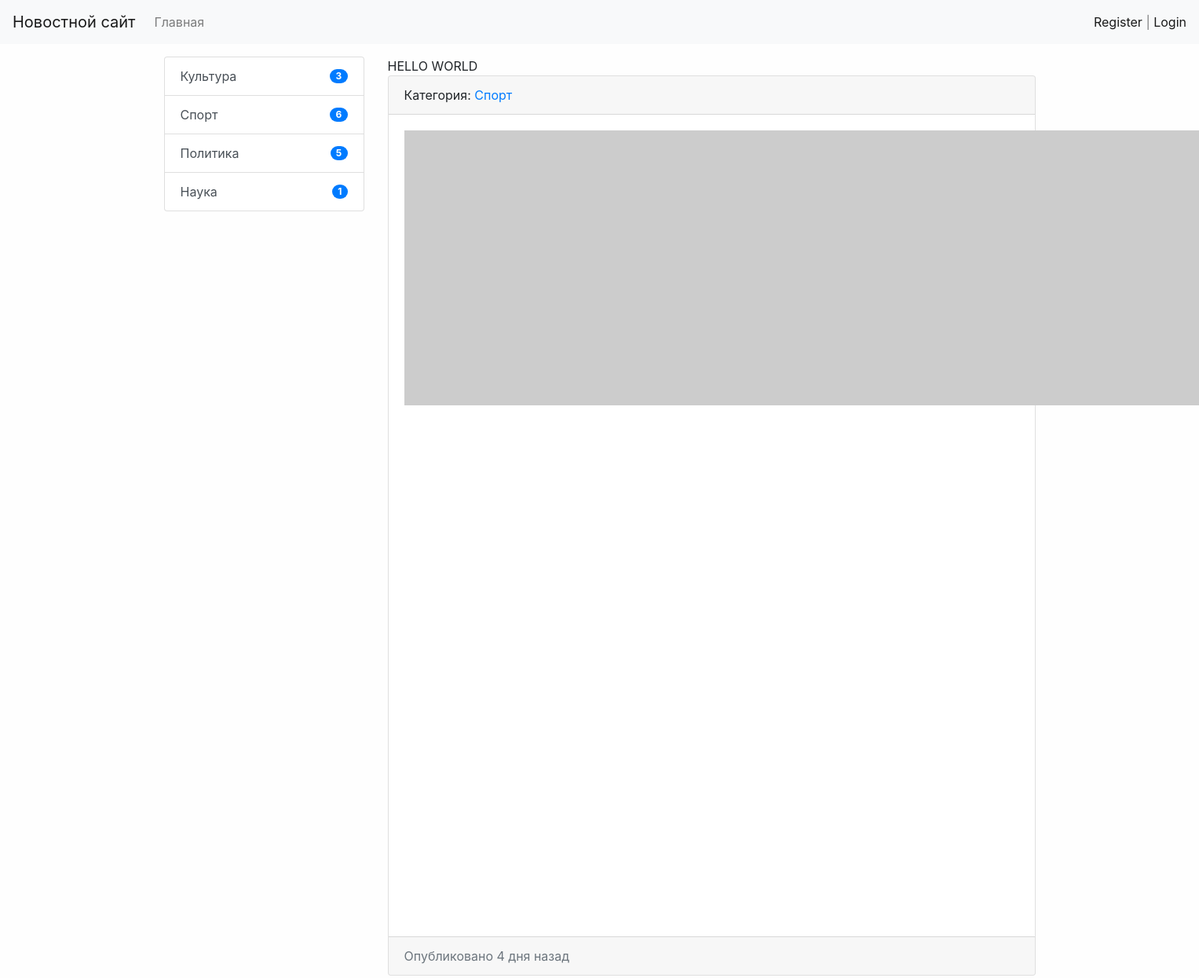
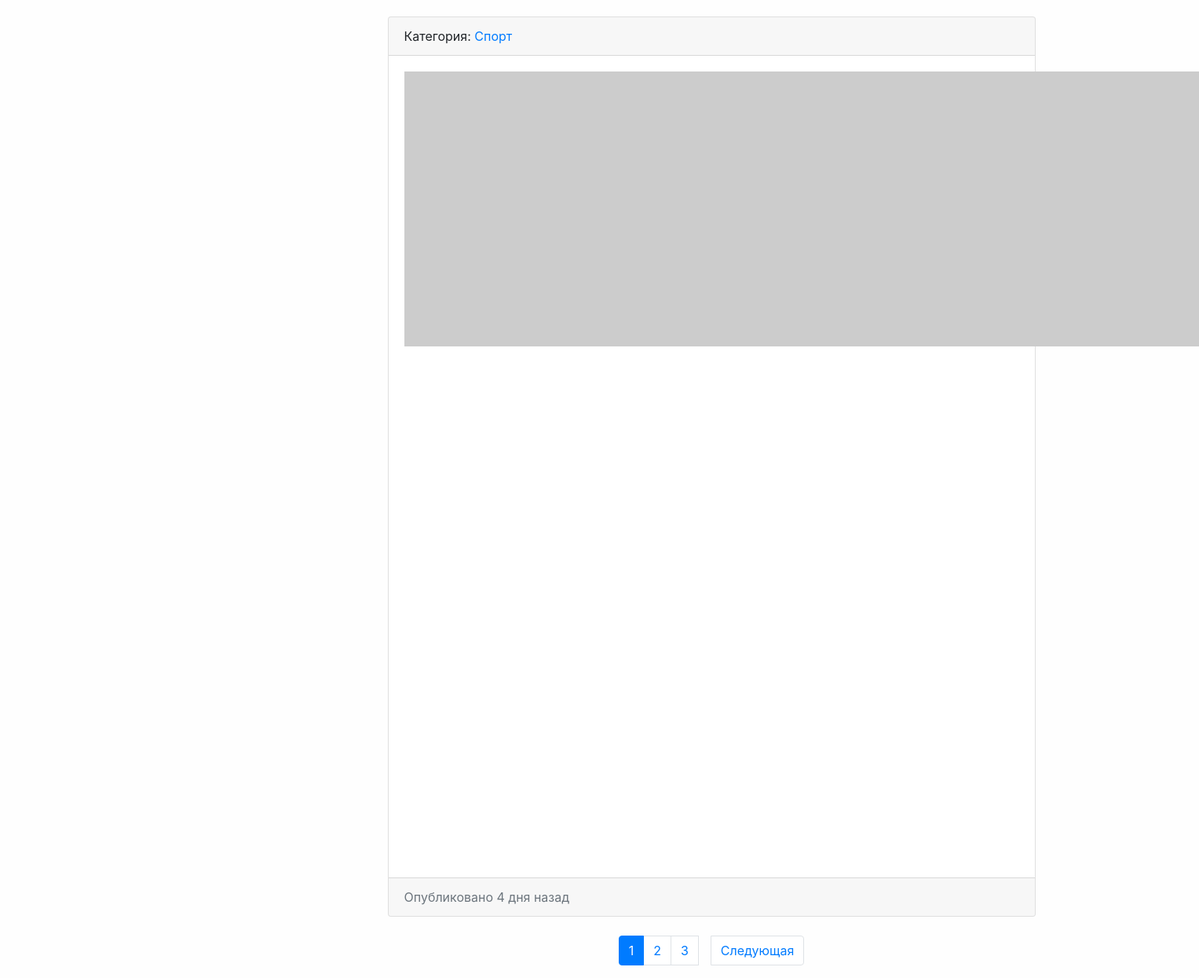
The page / on the database its author committed (2 pictures, top to bottom).
### news/models.py (models this page shows, shortened)
class Category(models.Model):
    title = models.CharField(max_length=150, db_index=True, verbose_name="Наименование категории")
    def get_absolute_url(self):
        return reverse('category', kwargs={"category_id": self.pk})
    class Meta:
        verbose_name = "Категория"
        verbose_name_plural = "Категории"
        ordering = ["title"]
    def __str__(self):
        return self.title

class News(models.Model):
    title = models.CharField(max_length=150, verbose_name="Наименование")
    content = models.TextField(blank=True, verbose_name="Контент")
    created_at = models.DateTimeField(auto_now_add=True, verbose_name="Дата публикации")
    updated_at = models.DateTimeField(auto_now=True, verbose_name="Обновлено")
    photo = models.ImageField(
        upload_to="photos/%Y/%m/%d/", verbose_name="Фото", blank=True
    )
    is_published = models.BooleanField(default=True, verbose_name="Опубликовано")
    category = models.ForeignKey("Category", on_delete=models.PROTECT, verbose_name="Категория")
    views = models.IntegerField(default=0)
    def get_absolute_url(self):
        return reverse('view_news', kwargs={'pk': self.pk})
    class Meta:
        verbose_name = "Новость"
        verbose_name_plural = "Новости"
        ordering = ["-created_at"]

### news/views.py (the view)
# urls.py: path("", HomeNews.as_view(), name="home"),
class HomeNews(MyMixin, ListView):
    model = News
    template_name = 'news/home_news_list.html'
    context_object_name = 'news'
    extra_context = {
        'title': 'Главная',
    }
    mixin_prop = 'hello world'
    paginate_by = 2
    def get_context_data(self, *, object_list=None, **kwargs):
        context = super().get_context_data(**kwargs)
        context['title'] = self.get_upper('Главная страница')
        context['mixin_prop'] = self.get_prop()
        return context
    def get_queryset(self):
        return News.objects.filter(is_published=True).select_related('category')

### news/templatetags/news_tags.py (called while the page is built)
@register.inclusion_tag('news/list_categories.html')
def show_categories(arg1='Hello', arg2='world'):
    categories = Category.objects.annotate(cnt=Count('news', filter=F('news__is_published'))).filter(cnt__gt=0)
    return {"categories": categories, "arg1": arg1, "arg2": arg2}

### news/utils.py (called while the page is built)
    def get_prop(self):
        return self.mixin_prop.upper()

    def get_upper(self, s):
        if isinstance(s, str):
            return s.upper()
        else:
            return s.title.upper()

### news/templates/news/home_news_list.html (shortened to what this page needs)
{% extends "base.html" %}
{% block sidebar %}
    {% include "inc/_sidebar.html" %}
{% endblock %}
{% block content %}
        {{ mixin_prop }}
        {% for item in news %}
            <div class="card mb-4">
                <div class="card-header">
                    Категория: <a href="{{ item.category.get_absolute_url }}">{{ item.category }}</a>
                </div>
                <div class="card-body">
                    <div class="media">
                        {% if item.photo %}
                            <img src="{{ item.photo.url }}" alt="news photo" width="350px" class="mr-3">
                        {% else %}
                            <img src="https://picsum.photos/id/1060/350/233/?blur=2" alt="news photo" class="mr-3">
                        {% endif %}
                    </div>
                </div>
                <div class="card-footer text-muted">
                    <span>Опубликовано {{ item.created_at|timesince }} назад</span>
                </div>
            </div>
        {% endfor %}
{% endblock %}

### templates/base.html (shortened to what this page needs)
{% load static %}
<!doctype html>
<html lang="en">
<head>
    <link rel="stylesheet" href="{% static 'bootstrap/css/bootstrap.min.css' %}">
    <link rel="stylesheet" href="{% static 'css/style.css' %}">
</head>
<body>
{% include "inc/_nav.html" %}
<div class="container mt-3">
    <div class="row">
        <div class="col-md-3">
            {% block sidebar %}{% endblock %}
        </div>
        <div class="col-md-9">
            {% block content %}{% endblock %}
            {% if page_obj.has_other_pages %}
                <nav aria-label="...">
                    <ul class="pagination justify-content-center">
                        {% for p in page_obj.paginator.page_range %}
                            {% if page_obj.number == p %}
                                <li class="page-item active" aria-current="page">
                                    <a class="page-link" href="?page={{ p }}">{{ p }} </a>
                                </li>
                            {% elif p > page_obj.number|add:-3 and p < page_obj.number|add:3 %}
                                <li class="page-item">
                                    <a class="page-link" href="?page={{ p }}">{{ p }}</a>
                                </li>
                            {% endif %}
                        {% endfor %}
                        {% if page_obj.has_next %}
                            <li class="page-item ml-3">
                                <a class="page-link" href="?page={{ page_obj.next_page_number }}" aria-disabled="true">Следующая</a>
                            </li>
                        {% endif %}
                    </ul>
                </nav>
            {% endif %}
        </div>
    </div>
</div>
</body>
</html>

### templates/inc/_nav.html (shortened to what this page needs)
<nav class="navbar navbar-expand-lg navbar-light bg-light">
    <a class="navbar-brand" href="{% url 'home' %}">Новостной сайт</a>
    <div class="collapse navbar-collapse" id="navbarSupportedContent">
      <ul class="navbar-nav mr-auto">
        <li class="nav-item">
          <a class="nav-link" href="{% url 'home' %}">Главная</a>
        </li>
      </ul>
      <span class="navbar-text">
        {% if request.user.is_authenticated %}
            Добро пожаловать, {{ user.username }}
            |
            <a href="{% url 'logout' %}">Выход</a>
        {% else %}
          <a href="{% url 'register' %}">Register</a>
            |
          <a href="{% url 'login' %}">Login</a>
        {% endif %}
      </span>
    </div>
  </nav>

### templates/inc/_sidebar.html (shortened to what this page needs)
{% load news_tags %}
{% show_categories %}

### news/templates/news/list_categories.html
<div class="list-group">
    {% for item in categories %}
        <a href="{{ item.get_absolute_url }}"
           class="list-group-item list-group-item-action d-flex justify-content-between align-items-center">{{ item.title }} <span class="badge badge-primary badge-pill">{{ item.cnt }}</span></a>
    {% endfor %}
</div>

### mysite/static/css/style.css (style rules this page uses)
body { background-color: #fefefe; }

### rows shown on the page
Category: title "Культура", cnt "3"
Category: title "Спорт", cnt "6"
Category: title "Политика", cnt "5"
Category: title "Наука", cnt "1"
News: category "Спорт", created_at "4 дня"
News: category "Спорт", created_at "4 дня"

### other values the page prints
{{ mixin_prop }} "HELLO WORLD"
{{ p }} "1"
{{ p }} "2" "3"
